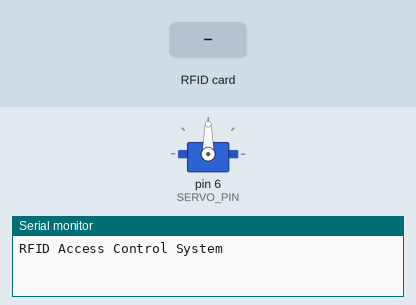
Recording of a sketch running on a simulated Arduino Uno, built with avr-gcc and run on an emulated ATmega328P. Shown: servo, the last lines printed to the serial monitor. The test bench sets the inputs (shaded band).

Above: at 1.2 s.
1.3 s: RFID card 43 1C 12 A8 held to the reader
At 6.7 s:
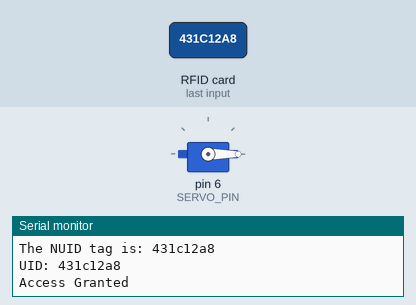
Timing chart, 0 to 8.2 s (numbered marks = the images above; inputs shaded):
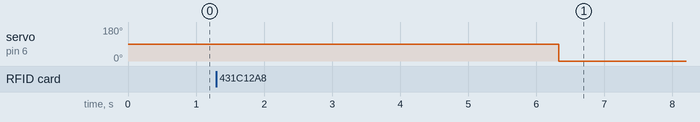

The sketch:

RFID_access_grant.ino
```cpp
// #include <SPI.h>
// #include <MFRC522.h>

// #define SS_PIN 10  // Define the slave select pin
// #define RST_PIN 9  // Define the reset pin

// MFRC522 mfrc522(SS_PIN, RST_PIN);  // Create MFRC522 instance

// void setup() {
//   Serial.begin(9600);  // Initialize serial communication
//   SPI.begin();  // Initialize SPI bus
//   mfrc522.PCD_Init();  // Initialize MFRC522
//   Serial.println("RFID Access Control System");
// }

// void loop() {
//   // Look for new cards
//   if (mfrc522.PICC_IsNewCardPresent() && mfrc522.PICC_ReadCardSerial()) {
//     Serial.println("A new card has been detected.");

//     // Get the UID of the card
//     String uid = getUID();

//     // Print the UID to the serial monitor
//     Serial.print("UID: ");
//     Serial.println(uid);

//     // Check if the UID matches any of the allowed card values
//     if (uid == "83b54a96" || uid == "0310fca5") {
//       Serial.println("Access Granted");
//     } else {
//       Serial.println("Access Denied");
//     }

//     // Halt and stop reading for a while
//     mfrc522.PICC_HaltA();
//     mfrc522.PCD_StopCrypto1();
//   }
// }

// String getUID() {
//   String uid = "";

//   for (byte i = 0; i < mfrc522.uid.size; i++) {
//     uid += String(mfrc522.uid.uidByte[i] < 0x10 ? "0" : "");
//     uid += String(mfrc522.uid.uidByte[i], HEX);
//   }

//   Serial.print("The NUID tag is: ");
//   Serial.println(uid);

//   return uid;
// }


#include <SPI.h>
#include <MFRC522.h>
#include <Servo.h>

#define SS_PIN 10  // Define the slave select pin
#define RST_PIN 9   // Define the reset pin
#define SERVO_PIN 6 // Define the pin connected to the servo

MFRC522 mfrc522(SS_PIN, RST_PIN); // Create MFRC522 instance
Servo servo;                       // Create Servo instance

void setup()
{
  Serial.begin(9600); // Initialize serial communication
  SPI.begin();        // Initialize SPI bus
  mfrc522.PCD_Init(); // Initialize MFRC522
  servo.attach(SERVO_PIN); // Attach the servo to the specified pin
  Serial.println("RFID Access Control System");
}

void loop()
{
  // Look for new cards
  if (mfrc522.PICC_IsNewCardPresent() && mfrc522.PICC_ReadCardSerial())
  {
    Serial.println("A new card has been detected.");

    // Get the UID of the card
    String uid = getUID();

    // Print the UID to the serial monitor
    Serial.print("UID: ");
    Serial.println(uid);

    // Check if the UID matches any of the allowed card values
    if (uid == "431c12a8" || uid == "438828a6")
    {
      Serial.println("Access Granted");
      openDoor(); // Open the door using the servo
      delay(5000); // Keep the door open for 5 seconds (adjust as needed)
      closeDoor(); // Close the door using the servo
    }
    else
    {
      Serial.println("Access Denied");
    }

    // Halt and stop reading for a while
    mfrc522.PICC_HaltA();
    mfrc522.PCD_StopCrypto1();
  }
}

String getUID()
{
  String uid = "";

  for (byte i = 0; i < mfrc522.uid.size; i++)
  {
    uid += String(mfrc522.uid.uidByte[i] < 0x10 ? "0" : "");
    uid += String(mfrc522.uid.uidByte[i], HEX);
  }

  Serial.print("The NUID tag is: ");
  Serial.println(uid);

  return uid;
}

void openDoor()
{
  servo.write(90); // Move the servo to the open position (adjust the angle as needed)
}

void closeDoor()
{
  servo.write(0); // Move the servo to the close position (adjust the angle as needed)
}
```

Measured:
- after the input at 1.3 s, servo on pin 6 (SERVO_PIN): 90° → 0° after 5.0 s
